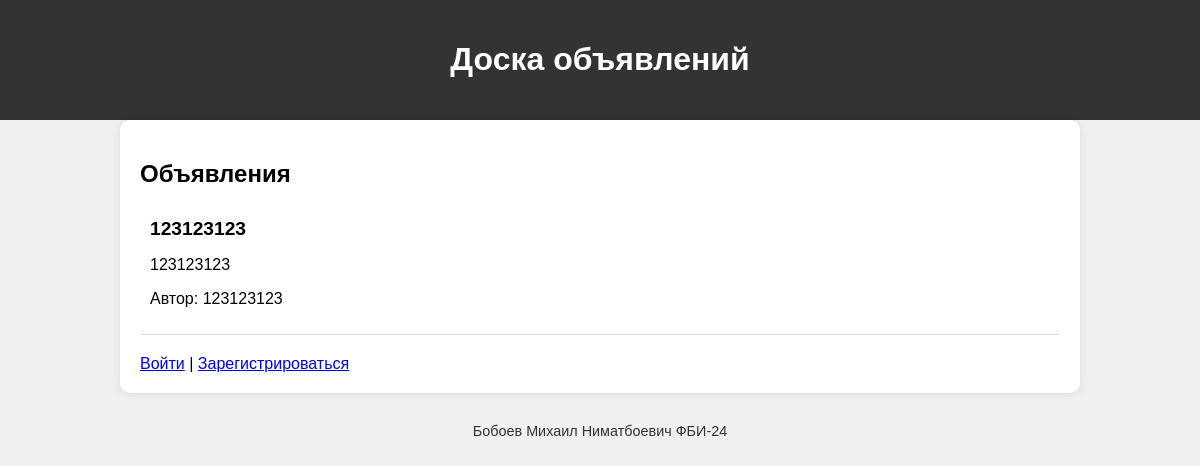
The app's page /, older data.
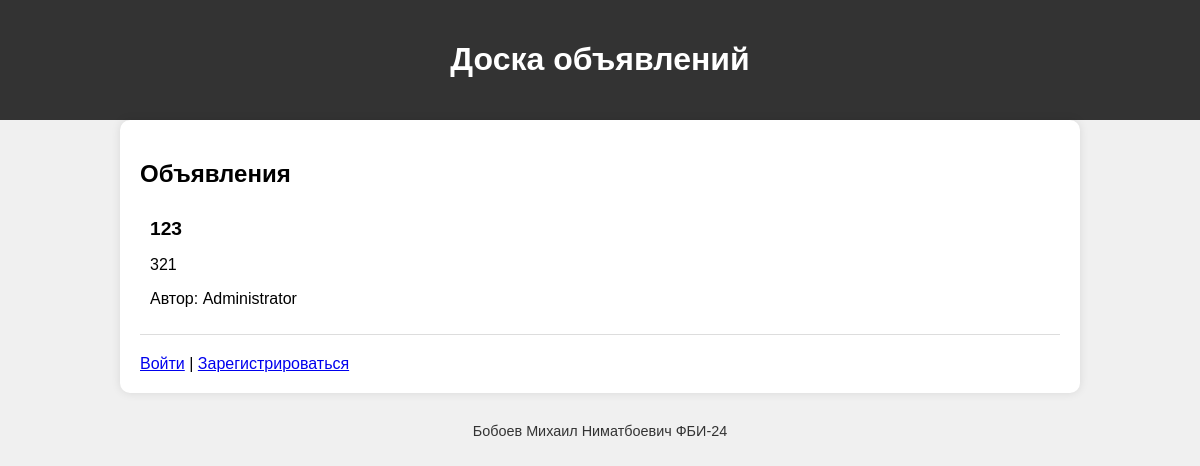
The same page, newer data.
### tables this page shows
CREATE TABLE posts (
    id INTEGER PRIMARY KEY AUTOINCREMENT,
    title TEXT NOT NULL CHECK(length(title) > 0),
    content TEXT NOT NULL CHECK(length(content) > 0),
    user_id INTEGER NOT NULL,
    FOREIGN KEY(user_id) REFERENCES users(id) ON DELETE CASCADE
);

CREATE TABLE users (
    id INTEGER PRIMARY KEY AUTOINCREMENT,
    username TEXT UNIQUE NOT NULL CHECK(length(username) > 0),
    password TEXT NOT NULL CHECK(length(password) > 0),
    name TEXT NOT NULL,
    email TEXT UNIQUE NOT NULL,
    avatar TEXT,
    about TEXT,
    is_admin INTEGER DEFAULT 0 CHECK(is_admin IN (0, 1))
);

### app.py (the view)
@app.route('/')
def index():
    conn = get_db_connection()
    posts = conn.execute('SELECT posts.title, posts.content, users.name FROM posts INNER JOIN users ON posts.user_id = users.id').fetchall()
    conn.close()
    return render_template('index.html', posts=posts)

### app.py (called while the page is built)
def get_db_connection():
    conn = sqlite3.connect(DATABASE)
    conn.row_factory = sqlite3.Row
    return conn

### templates/index.html
{% extends "base.html" %}
{% block content %}
<div class="board">
    <h2>Объявления</h2>
    {% for post in posts %}
    <div class="announcement">
        <div class="title">{{ post.title }}</div>
        <p>{{ post.content }}</p>
        <p>Автор: {{ post.name }}</p>
    </div>
    {% endfor %}
    <div>
        <a href="{{ url_for('login') }}">Войти</a> | <a href="{{ url_for('register') }}">Зарегистрироваться</a>
    </div>
</div>
{% endblock %}

Row changes from the older to the newer data that the page shows:
no longer on this page (row edited): posts: title "123123123", content "123123123", name "123123123"
added posts: title "123", content "321", name "Administrator"
